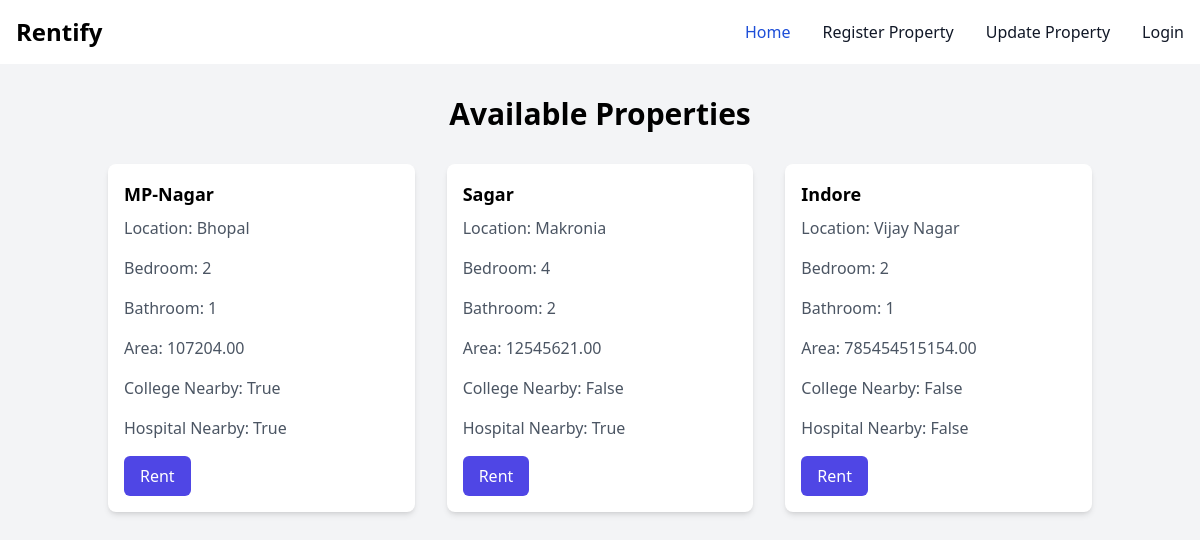
The page / on the database its author committed.
### property/models.py (models this page shows, shortened)
class Property(models.Model):
    owner = models.ForeignKey(User, on_delete=models.CASCADE)
    place = models.CharField(max_length=100)
    area = models.DecimalField(max_digits=100, decimal_places=2)
    location = models.CharField(max_length=100)
    bedrooms = models.PositiveIntegerField()
    bathrooms = models.PositiveIntegerField()
    hospitals_nearby = models.BooleanField(default=False)
    colleges_nearby = models.BooleanField(default=False)

### property/views.py (the view)
# urls.py: path('', views.property_list, name='property_list'),
def property_list(request):
    properties = Property.objects.all()
    return render(request, 'property/property_list.html', {'properties': properties})

### templates/property/property_list.html (shortened to what this page needs)
{% extends "../base.html" %}
{% block content %}
    <body class="bg-gray-100">
        {% include "../navbar.html" %}
        <div class="container mx-auto py-8">
            <h1 class="text-3xl font-bold mb-8 text-center">Available Properties</h1>
            <div class="grid grid-cols-1 sm:grid-cols-2 lg:grid-cols-3 gap-8 m-5">
                {% for property in properties %}
                    <div class="bg-white rounded-lg shadow-md overflow-hidden shadow-md">
                        <div class="p-4">
                            <h2 class="text-lg font-semibold mb-2">{{ property.place }}</h2>
                            <p class="text-gray-600 mb-4">Location: {{ property.location }}</p>
                            <p class="text-gray-600 mb-4">Bedroom: {{ property.bedrooms }}</p>
                            <p class="text-gray-600 mb-4">Bathroom: {{ property.bathrooms }}</p>
                            <p class="text-gray-600 mb-4">Area: {{ property.area }}</p>
                            <p class="text-gray-600 mb-4">College Nearby: {{ property.colleges_nearby }}</p>
                            <p class="text-gray-600 mb-4">Hospital Nearby: {{ property.hospitals_nearby }}</p>
                            <a href={% url 'seller_detail' property.pk %}>
                                <button
                                        class="bg-indigo-600 text-white px-4 py-2 rounded-md hover:bg-indigo-700">
                                    Rent
                                </button>
                        </div>
                    </div>
                {% endfor %}
            </div>
        </div>
    </body>
{% endblock content %}

### templates/base.html (shortened to what this page needs)
<!DOCTYPE html>
<html lang="en">
    <head>
        <script src="https://cdn.tailwindcss.com"></script>
    </head>
    <body>
                {% block content %}{% endblock content %}
    </body>
</html>

### templates/navbar.html (shortened to what this page needs)
<nav class="bg-white border-gray-200 dark:bg-gray-900 dark:border-gray-700">
  <div class="max-w-screen-xl flex flex-wrap items-center justify-between mx-auto p-4">
    <a href="#" class="flex items-center space-x-3 rtl:space-x-reverse">
        <span class="self-center text-2xl font-semibold whitespace-nowrap dark:text-white">Rentify</span>
    </a>
    <div class="hidden w-full md:block md:w-auto" id="navbar-dropdown">
      <ul class="flex flex-col font-medium p-4 md:p-0 mt-4 border border-gray-100 rounded-lg bg-gray-50 md:space-x-8 rtl:space-x-reverse md:flex-row md:mt-0 md:border-0 md:bg-white dark:bg-gray-800 md:dark:bg-gray-900 dark:border-gray-700">
        <li>
          <a href={% url 'property_list' %} class="block py-2 px-3 text-white bg-blue-700 rounded md:bg-transparent md:text-blue-700 md:p-0 md:dark:text-blue-500 dark:bg-blue-600 md:dark:bg-transparent" aria-current="page">Home</a>
        </li>
        <li>
          <a href="{% url 'property_create' %}" class="block py-2 px-3 text-gray-900 rounded hover:bg-gray-100 md:hover:bg-transparent md:border-0 md:hover:text-blue-700 md:p-0 dark:text-white md:dark:hover:text-blue-500 dark:hover:bg-gray-700 dark:hover:text-white md:dark:hover:bg-transparent">Register Property</a>
        </li>
        <li>
          <a href="{% url 'property_owned' %}" class="block py-2 px-3 text-gray-900 rounded hover:bg-gray-100 md:hover:bg-transparent md:border-0 md:hover:text-blue-700 md:p-0 dark:text-white md:dark:hover:text-blue-500 dark:hover:bg-gray-700 dark:hover:text-white md:dark:hover:bg-transparent">Update Property</a>
        </li>
        <li>
          <a href="{% url 'logout' %}" class="block py-2 px-3 text-gray-900 rounded hover:bg-gray-100 md:hover:bg-transparent md:border-0 md:hover:text-blue-700 md:p-0 dark:text-white md:dark:hover:text-blue-500 dark:hover:bg-gray-700 dark:hover:text-white md:dark:hover:bg-transparent">{% if user.is_authenticated %}Logout{% else %}Login{% endif %}</a>
        </li>
      </ul>
    </div>
  </div>
</nav>

### rows shown on the page
Property: place "MP-Nagar", location "Bhopal", bedrooms "2", bathrooms "1", area "107204.00", colleges_nearby "True", hospitals_nearby "True"
Property: place "Sagar", location "Makronia", bedrooms "4", bathrooms "2", area "12545621.00", colleges_nearby "False", hospitals_nearby "True"
Property: place "Indore", location "Vijay Nagar", bedrooms "2", bathrooms "1", area "785454515154.00", colleges_nearby "False", hospitals_nearby "False"
